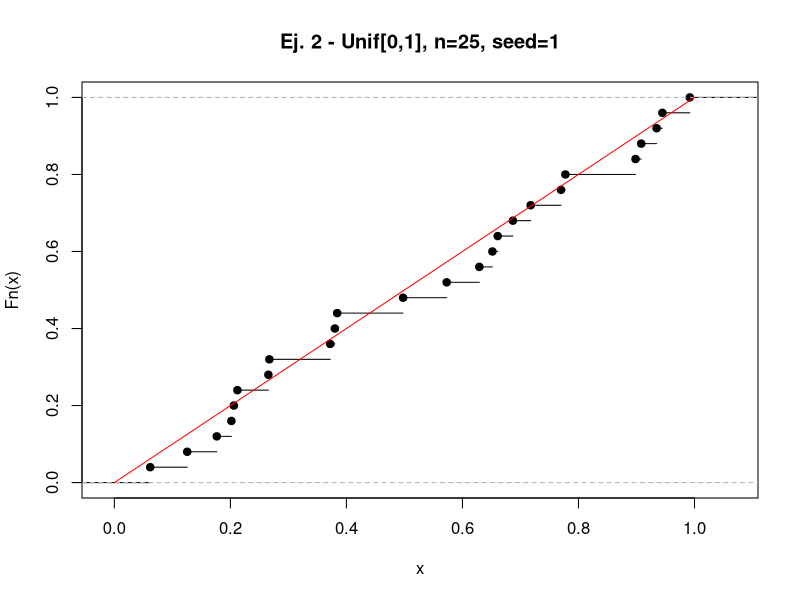
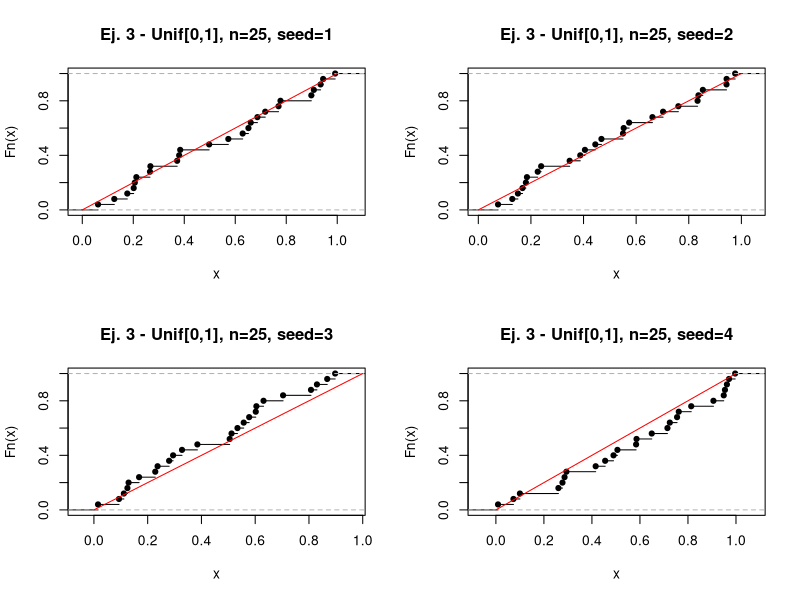
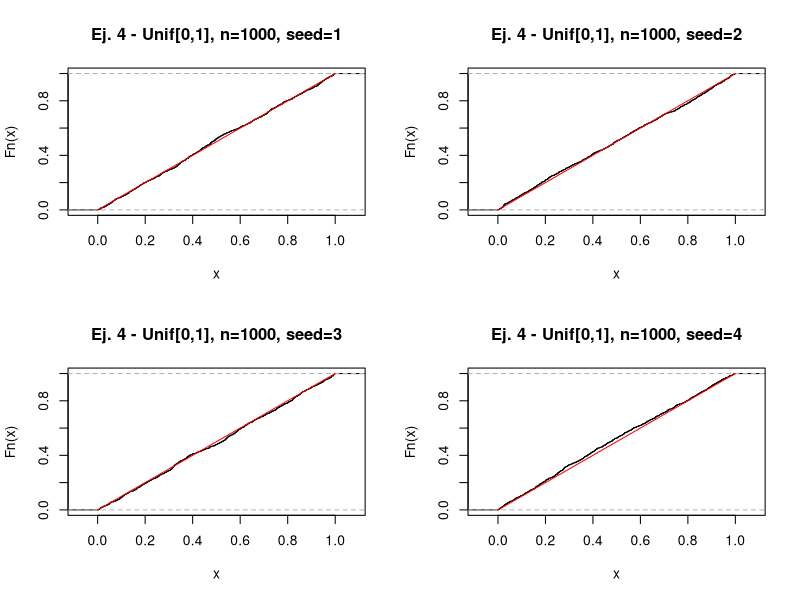
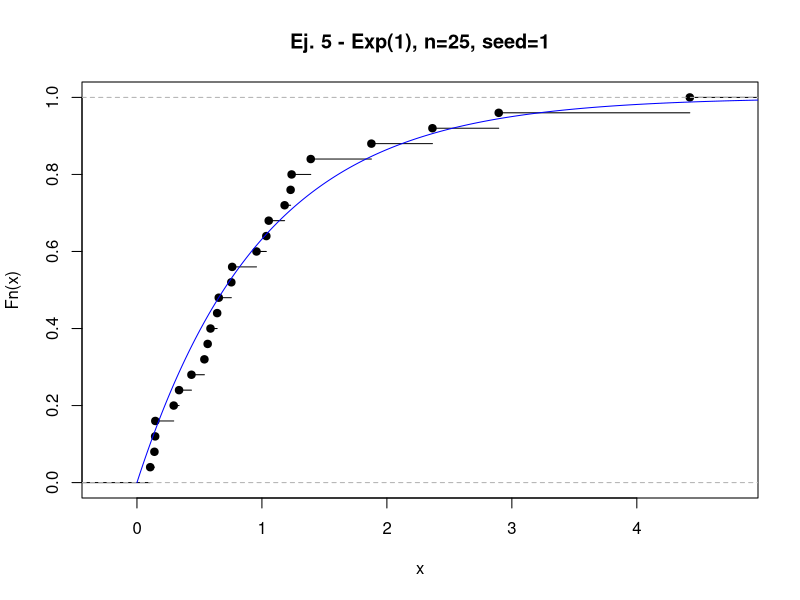
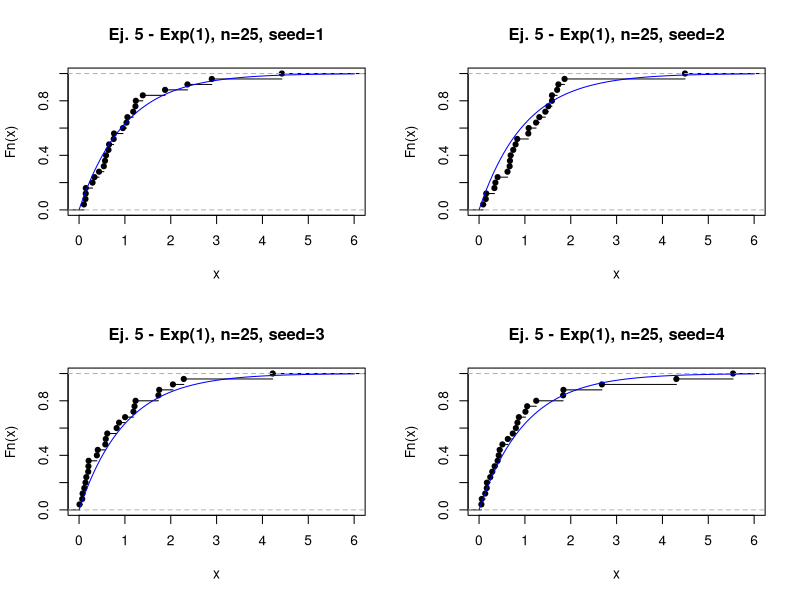
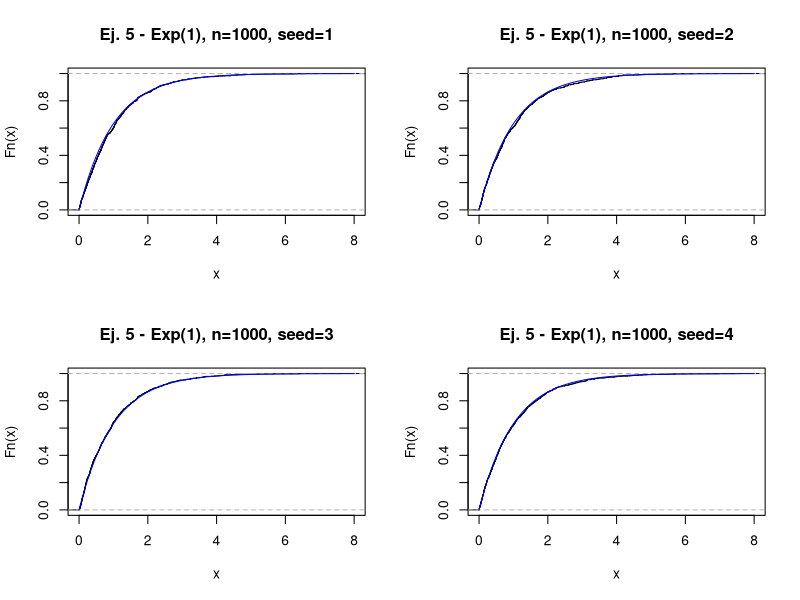
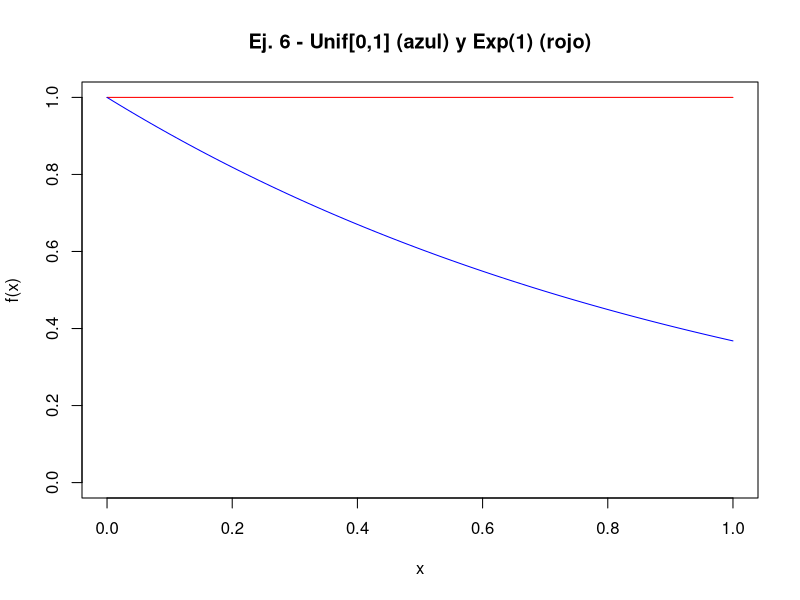

Reproduce these figures in R, in order.
library(tidyverse)
library(here)

# 1 ####
set.seed(1)
data <- runif(n = 25, min = 0, max = 1)

# 2 ####
pdf(file = here("aprendizaje_estadistico/Pr_4/figs/Ej2.pdf"), 
    width = 8, 
    height = 8)

par(mfrow=c(1,1))
plot(ecdf(data),
     main="Ej. 2 - Unif[0,1], n=25, seed=1")
x <- seq(0,1,0.01)
lines(x, x, col = "red")

dev.off()

# 3 ####
x <- seq(0,1,0.01)
N <- 25

pdf(file = here("aprendizaje_estadistico/Pr_4/figs/Ej3.pdf"),  
    width = 8,
    height = 8)

par(mfrow=c(2,2))

set.seed(1)
data <- runif(n = N, min = 0, max = 1)
plot(ecdf(data),
     main="Ej. 3 - Unif[0,1], n=25, seed=1")
lines(x, x, col = "red")

set.seed(2)
data <- runif(n = N, min = 0, max = 1)
plot(ecdf(data),
     main="Ej. 3 - Unif[0,1], n=25, seed=2")
lines(x, x, col = "red")

set.seed(3)
data <- runif(n = N, min = 0, max = 1)
plot(ecdf(data),
     main="Ej. 3 - Unif[0,1], n=25, seed=3")
lines(x, x, col = "red")

set.seed(4)
data <- runif(n = N, min = 0, max = 1)
plot(ecdf(data),
     main="Ej. 3 - Unif[0,1], n=25, seed=4")
lines(x, x, col = "red")

dev.off()

# 4 ####
set.seed(123)
x <- seq(0,1,0.01)
N <- 1000

pdf(file = here("aprendizaje_estadistico/Pr_4/figs/Ej4.pdf"),  
    width = 8,
    height = 8)

par(mfrow=c(2,2))

set.seed(1)
data <- runif(n = N, min = 0, max = 1)
plot(ecdf(data),
     main="Ej. 4 - Unif[0,1], n=1000, seed=1")
lines(x, x, col = "red")

set.seed(2)
data <- runif(n = N, min = 0, max = 1)
plot(ecdf(data),
     main="Ej. 4 - Unif[0,1], n=1000, seed=2")
lines(x, x, col = "red")

set.seed(3)
data <- runif(n = N, min = 0, max = 1)
plot(ecdf(data),
     main="Ej. 4 - Unif[0,1], n=1000, seed=3")
lines(x, x, col = "red")

set.seed(4)
data <- runif(n = N, min = 0, max = 1)
plot(ecdf(data),
     main="Ej. 4 - Unif[0,1], n=1000, seed=4")
lines(x, x, col = "red")

dev.off()

# 5 ####
set.seed(1)
data <- rexp(n = 25, rate = 1)

pdf(file = here("aprendizaje_estadistico/Pr_4/figs/Ej5_1.pdf"),  
    width = 8,
    height = 8)

par(mfrow=c(1,1))
plot(ecdf(data),
     main="Ej. 5 - Exp(1), n=25, seed=1")
x <- seq(0,5,0.01)
lines(x, 1-exp(-x), col = "blue")

dev.off()

# n=25 ####
x <- seq(0,6,0.01)
N <- 25

pdf(file = here("aprendizaje_estadistico/Pr_4/figs/Ej5_2.pdf"),  
    width = 8,
    height = 8)

par(mfrow=c(2,2))

set.seed(1)
data <- rexp(n = N, rate = 1)
plot(ecdf(data),
     main="Ej. 5 - Exp(1), n=25, seed=1",
     xlim = c(0,6))
lines(x, 1-exp(-x), col = "blue")

set.seed(2)
data <- rexp(n = N, rate = 1)
plot(ecdf(data),
     main="Ej. 5 - Exp(1), n=25, seed=2",
     xlim = c(0,6))
lines(x, 1-exp(-x), col = "blue")

set.seed(3)
data <- rexp(n = N, rate = 1)
plot(ecdf(data),
     main="Ej. 5 - Exp(1), n=25, seed=3",
     xlim = c(0,6))
lines(x, 1-exp(-x), col = "blue")

set.seed(4)
data <- rexp(n = N, rate = 1)
plot(ecdf(data),
     main="Ej. 5 - Exp(1), n=25, seed=4",
     xlim = c(0,6))
lines(x, 1-exp(-x), col = "blue")

dev.off()

# n=1000 ####
x <- seq(0,8,0.01)
N <- 1000

pdf(file = here("aprendizaje_estadistico/Pr_4/figs/Ej5_3.pdf"),  
    width = 8,
    height = 8)

par(mfrow=c(2,2))

set.seed(1)
data <- rexp(n = N, rate = 1)
plot(ecdf(data),
     main="Ej. 5 - Exp(1), n=1000, seed=1",
     xlim = c(0,8))
lines(x, 1-exp(-x), col = "blue")

set.seed(2)
data <- rexp(n = N, rate = 1)
plot(ecdf(data),
     main="Ej. 5 - Exp(1), n=1000, seed=2",
     xlim = c(0,8))
lines(x, 1-exp(-x), col = "blue")

set.seed(3)
data <- rexp(n = N, rate = 1)
plot(ecdf(data),
     main="Ej. 5 - Exp(1), n=1000, seed=3",
     xlim = c(0,8))
lines(x, 1-exp(-x), col = "blue")

set.seed(4)
data <- rexp(n = N, rate = 1)
plot(ecdf(data),
     main="Ej. 5 - Exp(1), n=1000, seed=4",
     xlim = c(0,8))
lines(x, 1-exp(-x), col = "blue")

dev.off()

# 6 ####
x <- seq(0,1,0.01)

pdf(file = here("aprendizaje_estadistico/Pr_4/figs/Ej6.pdf"),  
    width = 8,
    height = 8)

par(mfrow=c(1,1))
plot(x, x, type='n',
     main="Ej. 6 - Unif[0,1] (azul) y Exp(1) (rojo)",
     xlab="x",
     ylab="f(x)")
lines(x, rep(1, length(x)), col = "red")
lines(x, exp(-x), col = "blue")

dev.off()